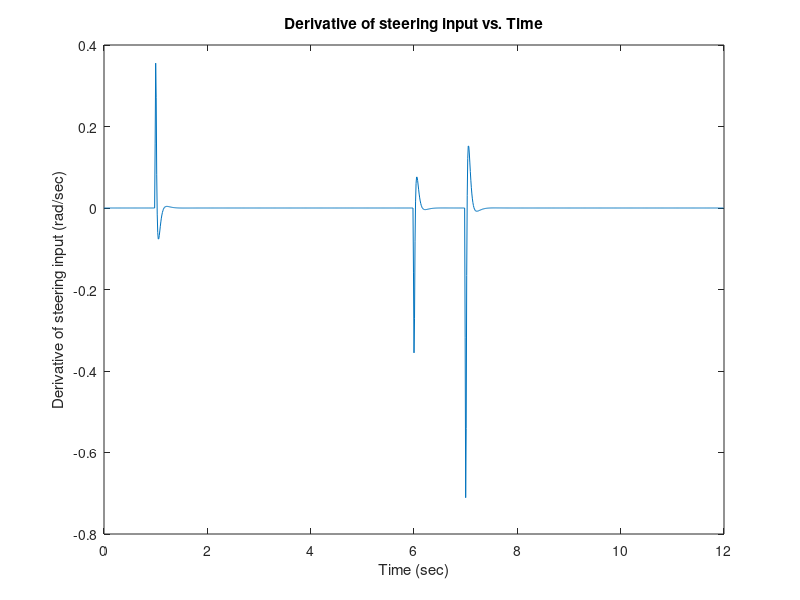
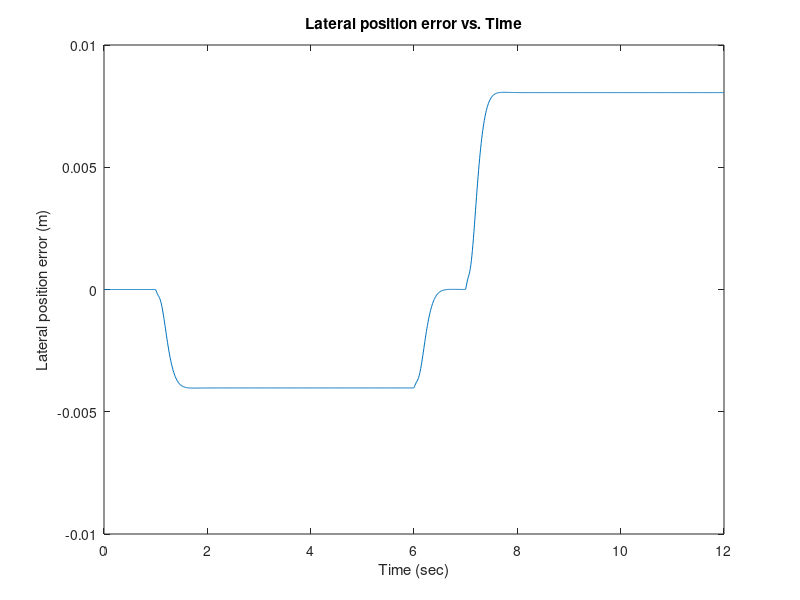
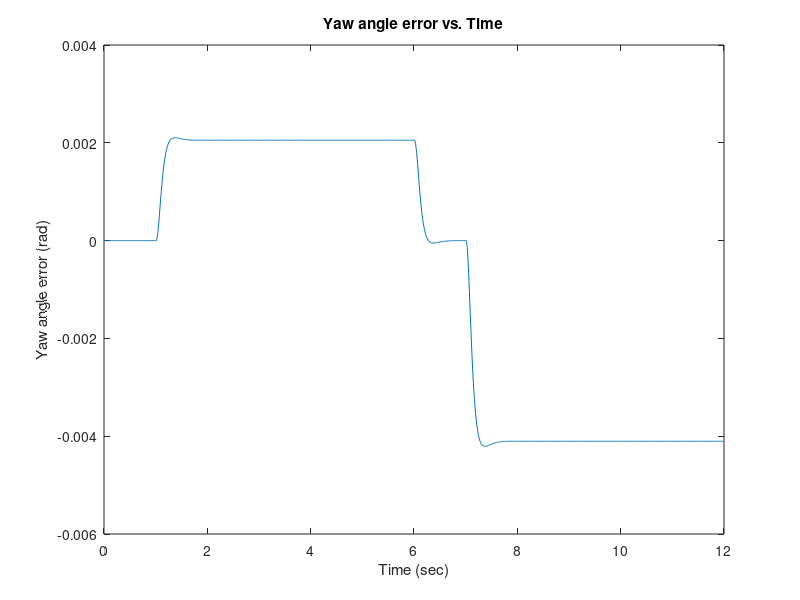
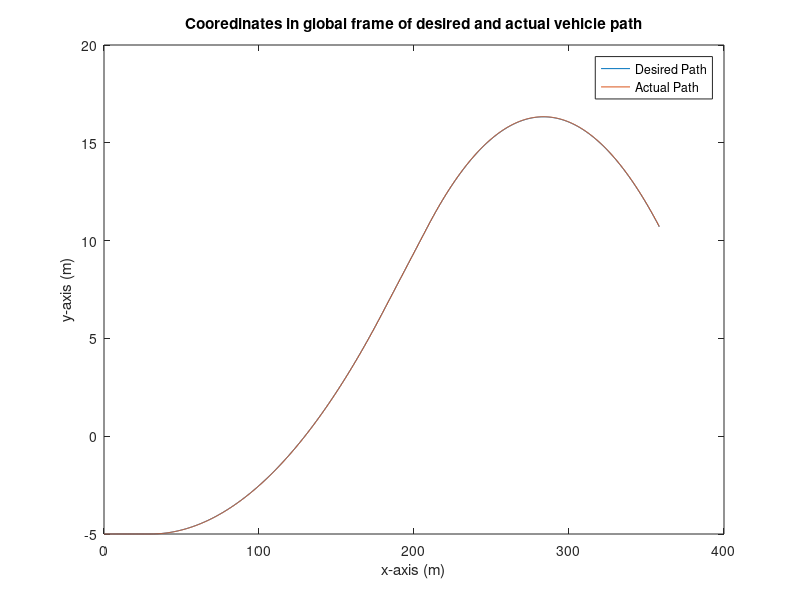

Write the MATLAB code that produced these figures, in order.
% DBM with lane change
clear;

% Parameters
Vx = 30;
m = 1573;
Iz = 2873;
lf = 1.1;
lr = 1.58;
Calphaf = 80000;
Calphar = 80000;

% Populate linear state space system of the form xdot = A * x + 
% B1 * deltaf + B2 * psidot_des and y = C * x + D * deltaf
% Populate A matrix
A = zeros(4,4);
A(1,2) = 1;
A(2,2) = -(2 * Calphaf + 2 * Calphar)/(m * Vx);
A(2,3) = (2 * Calphaf + 2 * Calphar)/m;
A(2,4) = (-2 * Calphaf * lf + 2 * Calphar * lr)/(m * Vx);
A(3,4) = 1;
A(4,2) = -(2 * Calphaf * lf - 2 * Calphar * lr)/(Iz * Vx);
A(4,3) = (2 * Calphaf * lf - 2 * Calphar * lr)/Iz;
A(4,4) = -(2 * Calphaf * lf * lf + 2 * Calphar * lr * lr)/(Iz * Vx);

% Populate B1 matrix
B1 = zeros(4,1);
B1(2,1) = (2 * Calphaf)/m;
B1(4,1) = (2 * Calphaf * lf)/Iz;

% Populate B2 matrix
B2 = zeros(4,1);
B2(2,1) = -(2 * Calphaf * lf - 2 * Calphar * lr)/(m * Vx) - Vx;
B2(4,1) = -(2 * Calphaf * lf * lf + 2 * Calphar * lr * lr)/(Iz * Vx);

% Populate C matrix
C = eye(4);

% Populate D matrix
D = zeros(4,1);

% Create state space object for open-loop system
open_loop_sys = ss(A, B1, C, D);

% Check open-loop system eigenvalues
Eopen = eig(A);

% Desired eigenvalues
p = [complex(-10,-5);
    complex(-10,5);
    -30;
    -40];

% Solve for K using pole placement
K = place(A,B1,p);

% Check for closed-loop system eigenvalues
Aclosed = A - B1 * K;
Eclosed = eig(Aclosed);

% Create state space object for closed-loop system
closed_loop_sys = ss(Aclosed, B2, C, D);

% Create inputs for psidot_des
tstep = 0.01;

u1dot = zeros(1, 1/tstep);
u2dot = ones(1, 5/tstep) * (Vx/1000);
u3dot = zeros(1, 1/tstep);
u4dot = ones(1, 5/tstep) * (-Vx/500);

psidot_des = [u1dot u2dot u3dot u4dot];

% Numerically integrate to get psi_des
psi_des = cumtrapz(tstep, psidot_des);

% Create linear simulation object
tIn = 0:tstep:((length(psidot_des) - 1) * tstep);

[y, tOut, x] = lsim(closed_loop_sys, psidot_des, tIn);

% Errors
e1 = x(:,1);
e1dot = x(:,2);
e2 = x(:,3);
e2dot = x(:,4);

% Calculate derivative of steering input deltaf
deltaf = -K * transpose(x);
deltafdot = gradient(deltaf, tstep);

% Plot of derivative of steering input (deltafdot)
figure();
plot(tOut, deltafdot);
title("Derivative of steering input vs. Time")
xlabel("Time (sec)");
ylabel("Derivative of steering input (rad/sec)");

% Plot lateral position error e1
figure();
plot(tOut, e1);
title("Lateral position error vs. Time")
xlabel("Time (sec)");
ylabel("Lateral position error (m)");

% Plot yaw angle error e2
figure();
plot(tOut, e2);
title("Yaw angle error vs. Time")
xlabel("Time (sec)");
ylabel("Yaw angle error (rad)");

% Plot desired and actual vehicle path in global frame
num_tsteps = length(tOut);

% Desired path
X_des = zeros(1,num_tsteps);
Y_des = zeros(1,num_tsteps);
X_des(1) = 0;
Y_des(1) = -5;

% Actual path
X_act = zeros(1,num_tsteps);
Y_act = zeros(1,num_tsteps);
X_act(1) = 0;
Y_act(1) = -5;

% Equations from page 40 of Rajamani (2012)
for step = 2:num_tsteps
    X_des(step) = X_des(step-1) + Vx * tstep * cos(psi_des(step));
    Y_des(step) = Y_des(step-1) + Vx * tstep * sin(psi_des(step));
    X_act(step) = X_des(step) - e1(step) * sin(e2(step) + psi_des(step));
    Y_act(step) = Y_des(step) + e1(step) * cos(e2(step) + psi_des(step));
end

figure();
plot(X_des,Y_des);
hold on
plot(X_act, Y_act);
title("Cooredinates in global frame of desired and actual vehicle path");
legend("Desired Path","Actual Path");
xlabel("x-axis (m)");
ylabel("y-axis (m)");
hold off